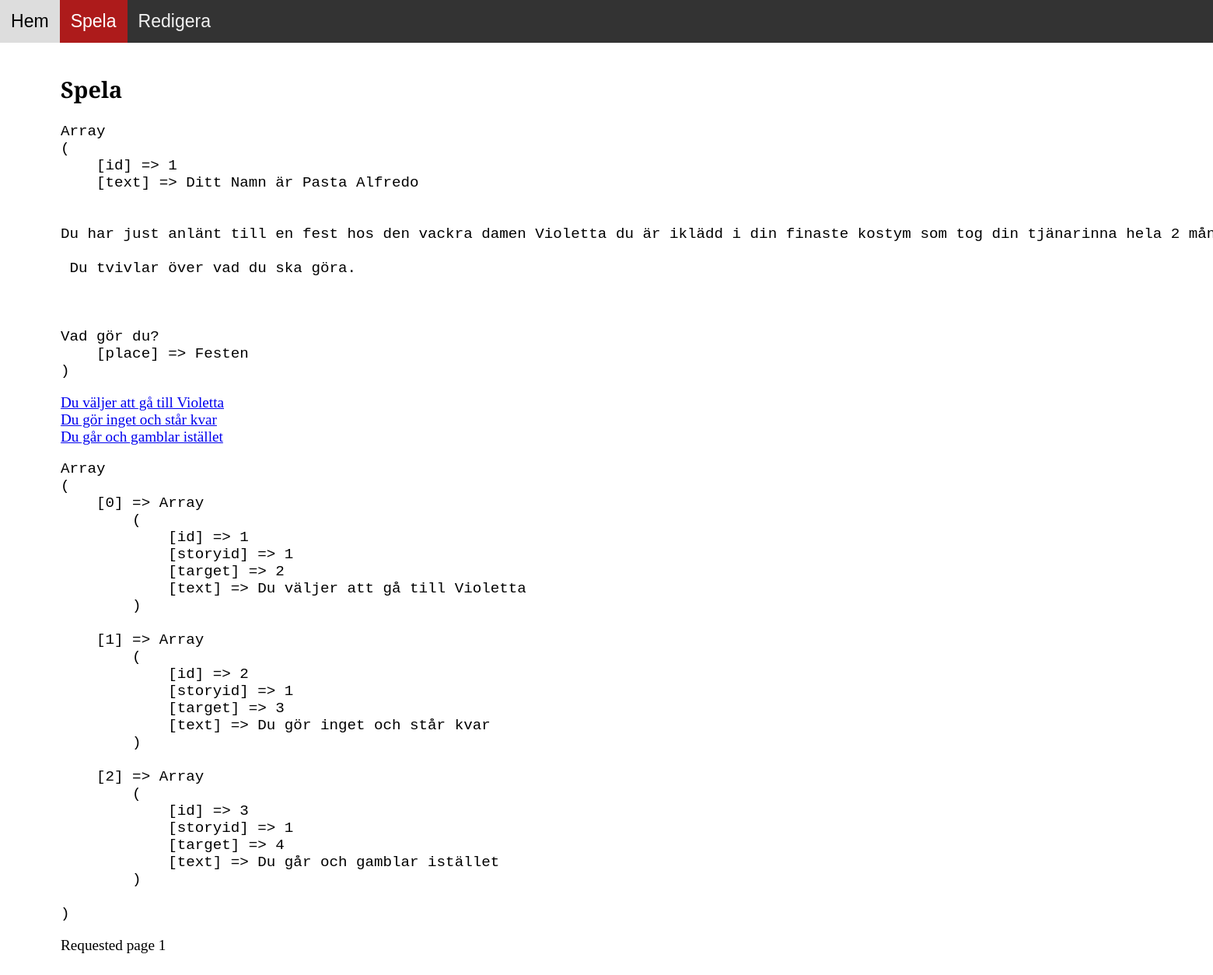
Page /play.php?page=1 on the earlier database version.
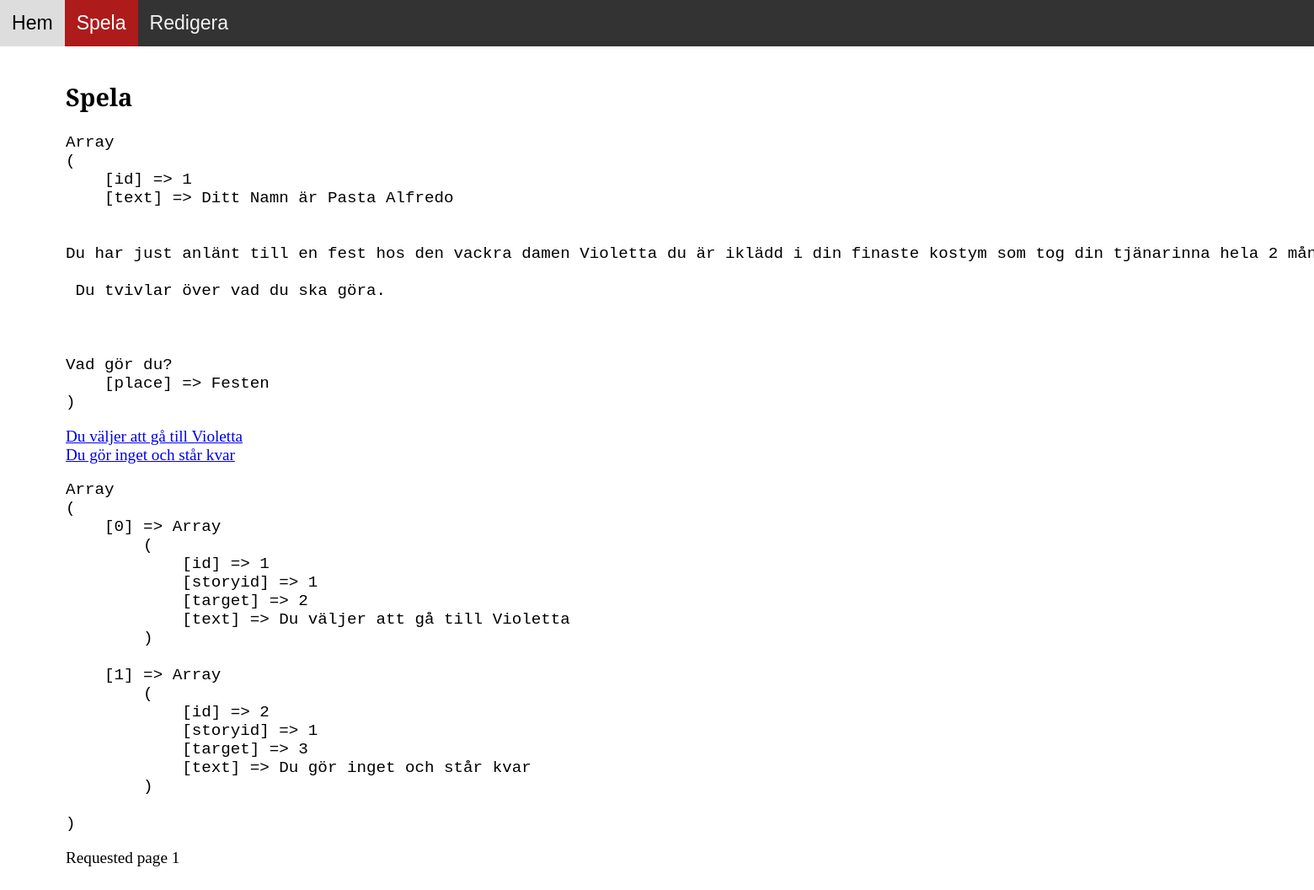
Same page on the later database version.
### tables this page shows
CREATE TABLE `storylinks` (
  `id` int(10) UNSIGNED NOT NULL,
  `storyid` int(10) UNSIGNED NOT NULL,
  `target` int(10) UNSIGNED NOT NULL,
  `text` varchar(128) NOT NULL
);

### play.php (the view, shortened to what this page needs)
<!doctype html>
<html lang="se">
<head>
	<link rel="stylesheet" href="css/style.css">
</head>
<body>
<nav id="navbar">
	<a href="index.php">Hem</a>
	<a class="active" href="play.php?page=1">Spela</a>
	<a href="edit.php">Redigera</a>
</nav>
<main class="content">
	<section>
		<h1>Spela</h1>
<?php
	$dbh = new PDO('mysql:host=localhost;dbname=latriviatarp;charset=utf8mb4', $dbuser, $dbpass);
	if (isset($_GET['page'])) {
		$filteredPage = filter_input(INPUT_GET, "page", FILTER_VALIDATE_INT);
		$stmt = $dbh->prepare("SELECT * FROM story WHERE id = :id");
		$stmt->bindParam(':id', $filteredPage);
		$stmt->execute();
		$row = $stmt->fetch(PDO::FETCH_ASSOC);
		echo "<pre>" . print_r($row,1) . "</pre>";
		$stmt = $dbh->prepare("SELECT * FROM storylinks WHERE storyid = :id");
		$stmt->bindParam(':id', $filteredPage);
		$stmt->execute();
		$row = $stmt->fetchAll(PDO::FETCH_ASSOC);
		foreach ($row as $val) {
			echo "<a href= \" ?page=" . $val['target'] . "\"> " . $val['text'] . "<br></a>";
		}
		echo "<pre>" . print_r($row,1) . "</pre>";
		echo "<p>Requested page " . $filteredPage . "</p>";
	} elseif(isset($_SESSION['page'])) {
	} else {
	}
?>
</main>
</body>
</html>

### css/style.css (style rules this page uses)
#navbar { overflow: hidden; background-color: #333; font-family: 'Merriweather Sans', sans-serif; }
#navbar a { float: left; display: block; color: #f2f2f2; text-align: center; padding: 14px; text-decoration: none; font-size: 1.2em; }
#navbar a.active { background-color: #ad1b1b; color: white; }
.content { padding: 16px; }
main { margin: 0 auto; width: 90%; }
html { font-size: 16px; }
body { font-size: 1.2em; font-family: 'Merriweather', serif; margin: 0px; padding: 0px; }
h1, h2, h3, h4 { font-family: 'Merriweather Sans', sans-serif; }

Differences in the rows shown:
removed storylinks: text "Du går och gamblar istället"
Other differences:
print_r($row,1): "…och står kvar ) [2] => Array ( [id] => 3 [storyid] => 1 [target] => 4 [text] => Du går och gamblar istället ) )" → "…och står kvar ) )"
